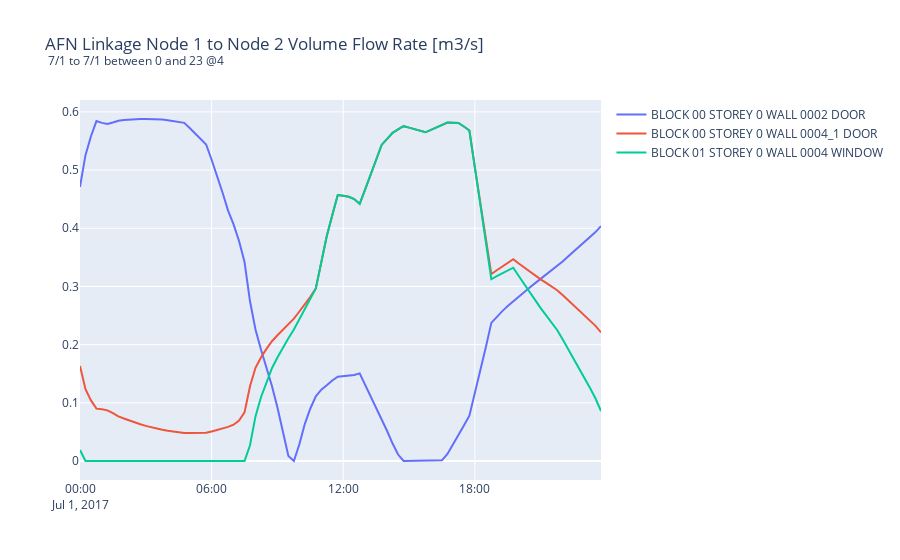

Notebook source saved alongside this figure:
### Code cell
ez.plt.get_collection_for_variable(ez.eligible_vars.linkage_flow12)
ez.plt.create_plot()
